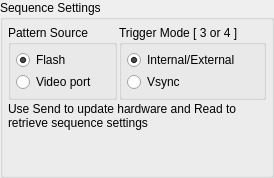
                     <widget class="QGroupBox" name="groupBox_VarExpPatSeqSourceAndTrigSel">
                      <property name="title">
                       <string>Sequence Settings</string>
                      </property>
                      <layout class="QVBoxLayout" name="verticalLayout_48">
                       <property name="spacing">
                        <number>2</number>
                       </property>
                       <property name="leftMargin">
                        <number>5</number>
                       </property>
                       <property name="topMargin">
                        <number>5</number>
                       </property>
                       <property name="rightMargin">
                        <number>5</number>
                       </property>
                       <property name="bottomMargin">
                        <number>5</number>
                       </property>
                       <item>
                        <layout class="QHBoxLayout" name="horizontalLayout_46">
                         <property name="sizeConstraint">
                          <enum>QLayout::SetMinimumSize</enum>
                         </property>
                         <item>
                          <widget class="QGroupBox" name="groupBox_VarExpPatSeqPatSrc">
                           <property name="sizePolicy">
                            <sizepolicy hsizetype="Minimum" vsizetype="Minimum">
                             <horstretch>0</horstretch>
                             <verstretch>0</verstretch>
                            </sizepolicy>
                           </property>
                           <property name="title">
                            <string>Pattern Source</string>
                           </property>
                           <layout class="QGridLayout" name="gridLayout_18">
                            <property name="leftMargin">
                             <number>5</number>
                            </property>
                            <property name="topMargin">
                             <number>5</number>
                            </property>
                            <property name="rightMargin">
                             <number>5</number>
                            </property>
                            <property name="bottomMargin">
                             <number>5</number>
                            </property>
                            <property name="spacing">
                             <number>2</number>
                            </property>
                            <item row="0" column="0">
                             <widget class="QRadioButton" name="radioButton_VarExpPatSeqSrcFrmFlash">
                              <property name="text">
                               <string>Flash</string>
                              </property>
                              <property name="checked">
                               <bool>true</bool>
                              </property>
                             </widget>
                            </item>
                            <item row="1" column="0">
                             <widget class="QRadioButton" name="radioButton_VarExpPatSeqSrcFrmVideoPort">
                              <property name="text">
                               <string>Video port</string>
                              </property>
                             </widget>
                            </item>
                           </layout>
                          </widget>
                         </item>
                         <item>
                          <widget class="QGroupBox" name="groupBox_VarExpPatSeqTrigMode">
                           <property name="sizePolicy">
                            <sizepolicy hsizetype="Minimum" vsizetype="Minimum">
                             <horstretch>0</horstretch>
                             <verstretch>0</verstretch>
                            </sizepolicy>
                           </property>
                           <property name="title">
                            <string>Trigger Mode [ 3 or 4 ]</string>
                           </property>
                           <layout class="QVBoxLayout" name="verticalLayout_49">
                            <property name="spacing">
                             <number>2</number>
                            </property>
                            <property name="leftMargin">
                             <number>5</number>
                            </property>
                            <property name="topMargin">
                             <number>5</number>
                            </property>
                            <property name="rightMargin">
                             <number>5</number>
                            </property>
                            <property name="bottomMargin">
                             <number>5</number>
                            </property>
                            <item>
                             <widget class="QRadioButton" name="radioButton_VarExpPatSeqTrigTypeIntExt">
                              <property name="text">
                               <string>Internal/External</string>
                              </property>
                              <property name="checked">
                               <bool>true</bool>
                              </property>
                              <property name="autoExclusive">
                               <bool>true</bool>
                              </property>
                             </widget>
                            </item>
                            <item>
                             <widget class="QRadioButton" name="radioButton_VarExpPatSeqTrigTypeVSync">
                              <property name="text">
                               <string>Vsync</string>
                              </property>
                              <property name="autoExclusive">
                               <bool>true</bool>
                              </property>
                             </widget>
                            </item>
                           </layout>
                          </widget>
                         </item>
                        </layout>
                       </item>
                       <item>
                        <widget class="QLabel" name="label_VarExpPatSeqNote">
                         <property name="text">
                          <string>&lt;html&gt;&lt;head/&gt;&lt;body&gt;&lt;p&gt;Use Send to update hardware and Read to retrieve sequence settings&lt;/p&gt;&lt;/body&gt;&lt;/html&gt;</string>
                         </property>
                         <property name="wordWrap">
                          <bool>true</bool>
                         </property>
                        </widget>
                       </item>
                       <item>
                        <spacer name="verticalSpacer_6">
                         <property name="orientation">
                          <enum>Qt::Vertical</enum>
                         </property>
                         <property name="sizeHint" stdset="0">
                          <size>
                           <width>20</width>
                           <height>40</height>
                          </size>
                         </property>
                        </spacer>
                       </item>
                      </layout>
                     </widget>
